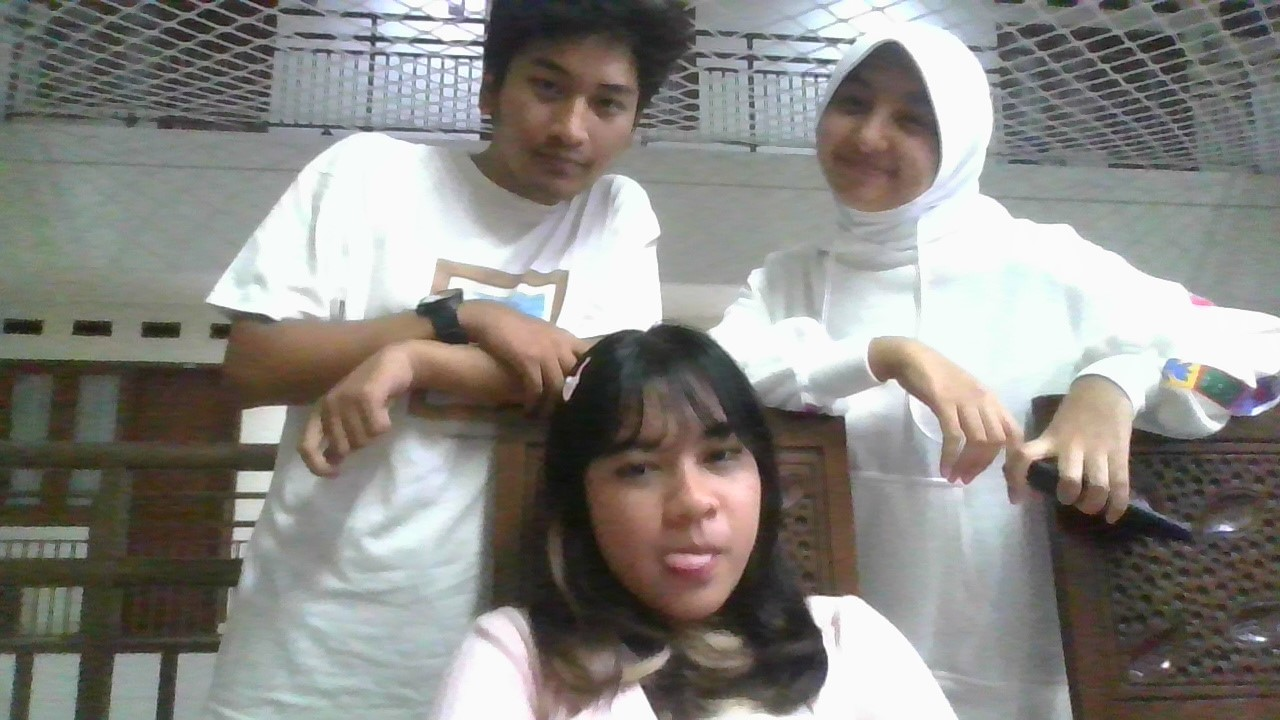
#> input picture image.jpg, 1280 x 720 px, found by its file name
$ python sementara.py
#> lines starting #> are read from the running program, lines starting #| are printed output that depends on the picture; long printed decimals are rounded
#> the answer given: ../../../image.jpg
import cv2
import numpy as np
from pathlib import Path
import matplotlib.pyplot as plt

def getImgPath(namaFile):
#> further down, img1 is the input picture: shape (720, 1280, 3); mean B, G, R 130.9, 135.2, 137.2
#> the answer given: ../../../image.jpg
    path = Path().absolute()
    pathFile = str(path) + "\\test\\" + namaFile
    return pathFile

def getHSV(img):
    imgnorm = img / 255.0
    b, g, r = imgnorm[:, :, 0], imgnorm[:, :, 1], imgnorm[:, :, 2]
    Cmin = np.minimum.reduce([r, g, b])
    Cmax = np.maximum.reduce([r, g, b])
    delta = Cmax - Cmin
    vVal = np.select(
        [
            (Cmax >= 0) & (Cmax < 0.2),
            (Cmax >= 0.2) & (Cmax < 0.7),
            (Cmax >= 0.7) & (Cmax <= 1)
        ],
        [0, 1, 2]
    )
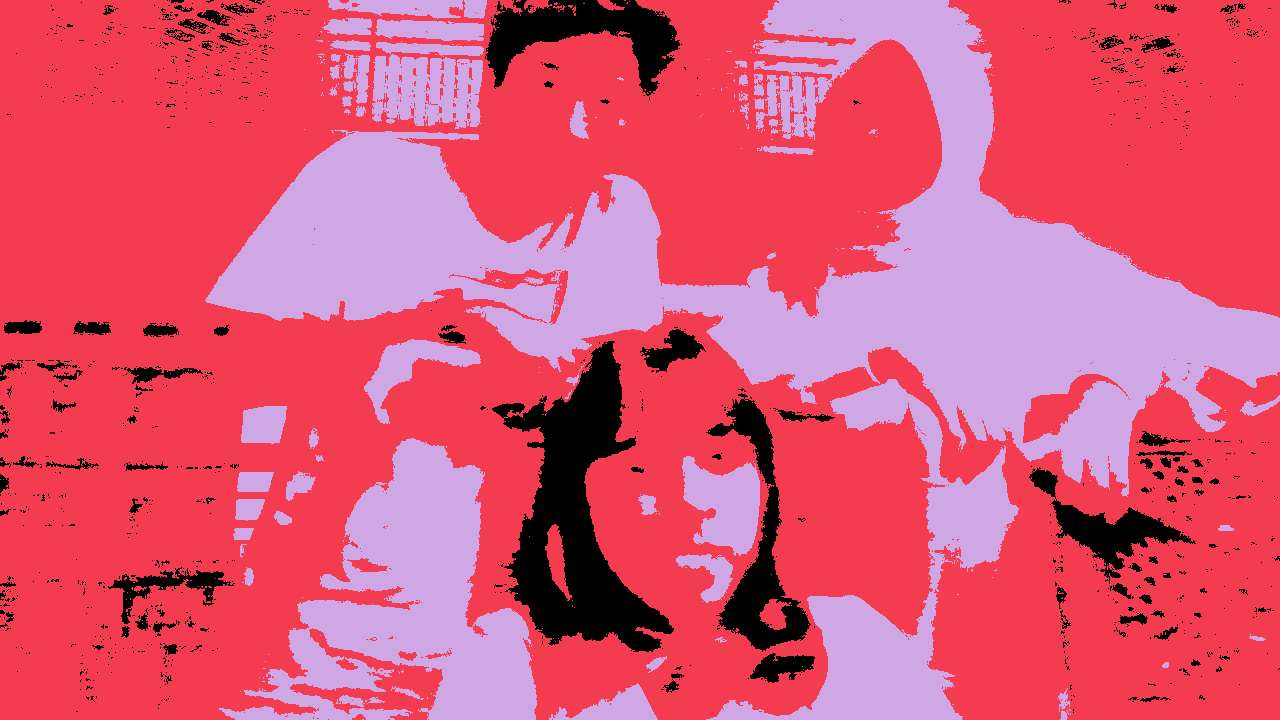
#> vVal: shape (720, 1280) int64; 3 distinct labels, from 0 to 2; one colour per label, 0 black
    sVal = np.zeros_like(delta)
    np.divide(delta, np.maximum(Cmax, 1e-10), out=sVal, where=Cmax != 0)
    sVal = np.select(
        [
            (sVal >= 0) & (sVal < 0.2),
            (sVal >= 0.2) & (sVal < 0.7),
            (sVal >= 0.7) & (sVal <= 1)
        ],
        [0, 1, 2]
    )
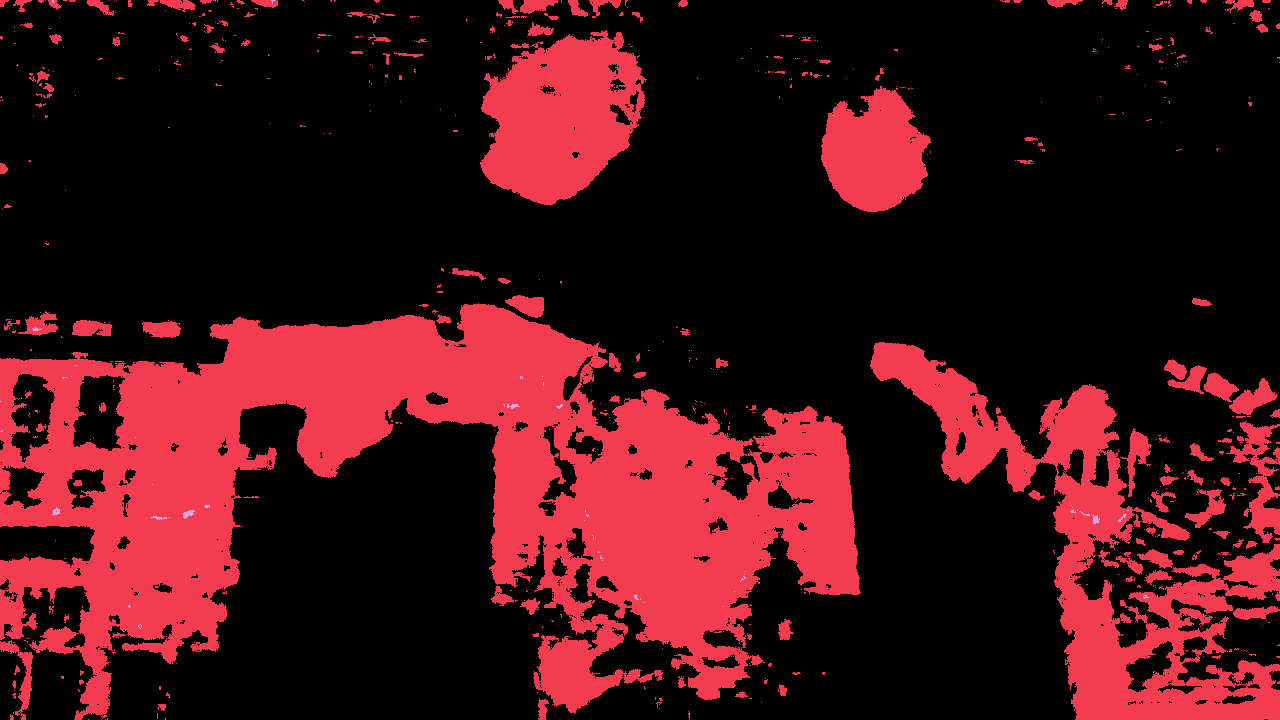
#> sVal: shape (720, 1280) int64; 3 distinct labels, from 0 to 2; one colour per label, 0 black
    hVal = np.zeros_like(delta)
    hVal = np.where(delta != 0,
        np.select(
            [Cmax == r, Cmax == g, Cmax == b],
            [
                60 * (((g - b) / np.maximum(delta, 1e-10))),
                60 * (((b - r) / np.maximum(delta, 1e-10)) + 2),
                60 * (((r - g) / np.maximum(delta, 1e-10)) + 4),
            ],
            default = 0
        ),
        0
    )
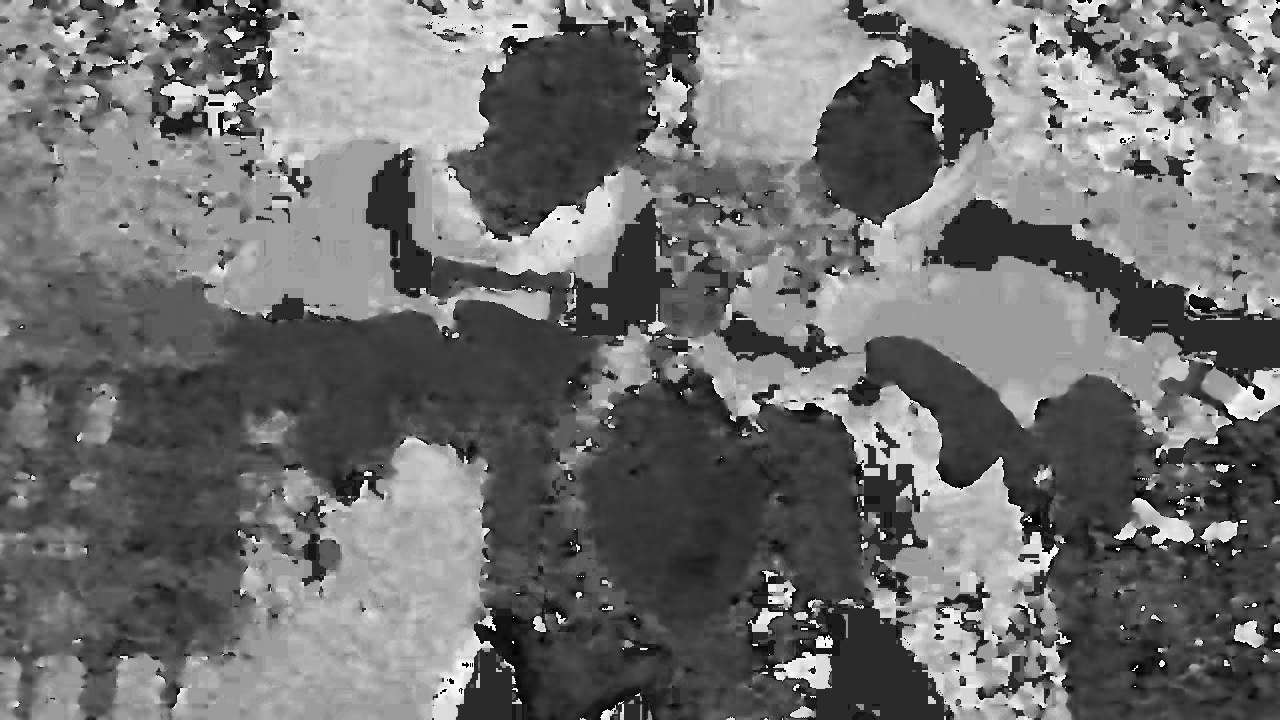
#> hVal: shape (720, 1280) float64; min -60, max 298.3, mean 98.1; drawn with min black and max white
    hVal = np.nan_to_num(hVal)
    hVal = np.round(hVal)
    hVal = np.select(
        [np.logical_or((hVal >= 316) & (hVal <= 360), (hVal == 0)),
         (hVal >= 1) & (hVal <= 25),
         (hVal >= 26) & (hVal <= 40),
         (hVal >= 41) & (hVal <= 120),
         (hVal >= 121) & (hVal <= 190),
         (hVal >= 191) & (hVal <= 270),
         (hVal >= 271) & (hVal <= 295),
         (hVal >= 296) & (hVal <= 315)],
        [0, 1, 2, 3, 4, 5, 6, 7]
    )
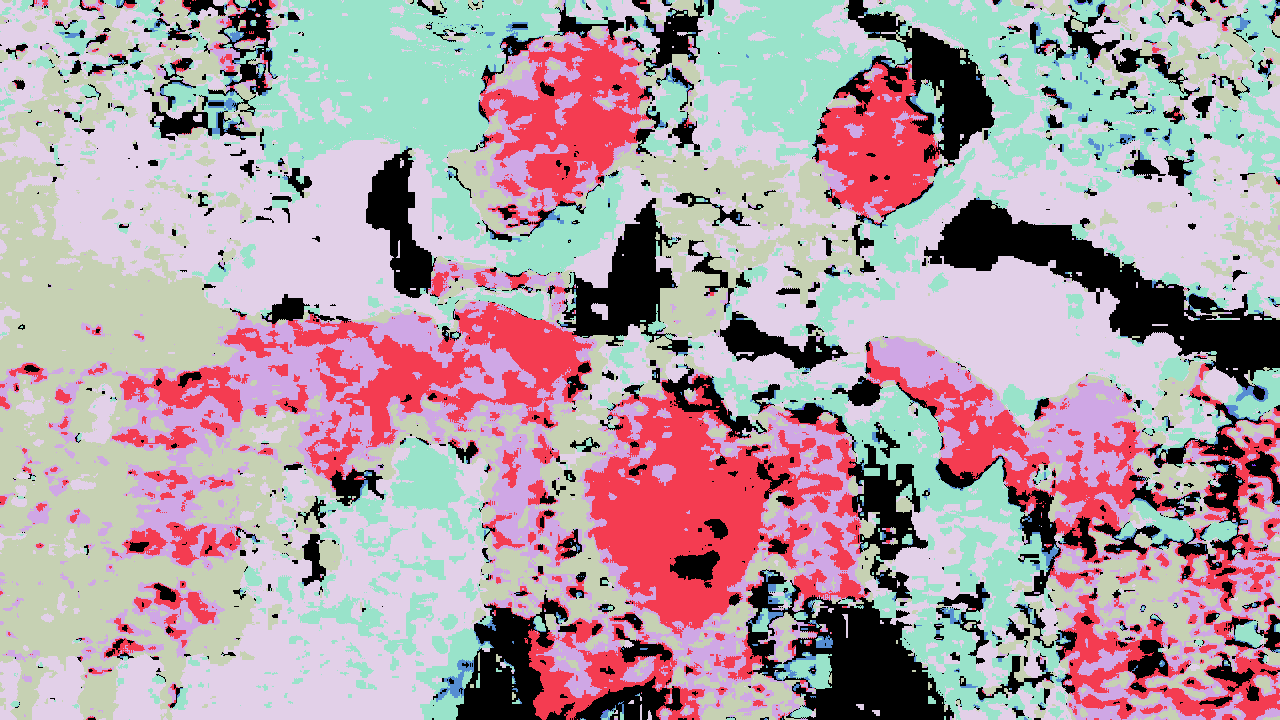
#> hVal: shape (720, 1280) int64; 8 distinct labels, from 0 to 7; one colour per label, 0 black
    return hVal, sVal, vVal

def dotProductVector(vector1, vector2):
    vector1 = np.array(vector1)
    vector2 = np.array(vector2)
    value = np.sum(vector1.astype(float) * vector2.astype(float))
    return value

def HSVHistogram(hVal, sVal, vVal):
    hVal_flat = hVal.flatten()
    sVal_flat = sVal.flatten()
    vVal_flat = vVal.flatten()

    # Jadiin 1 value, such as 711, 120 dst
    combined_values = hVal_flat * 100 + sVal_flat * 10 + vVal_flat
    custom_bins = [0, 1, 2, 10, 11, 12, 20, 21, 22, 100, 101, 102, 110, 111, 112, 120, 121, 122, 200, 201, 202, 210, 211, 212, 220, 221, 222, 300, 301, 302, 310, 311, 312, 320, 321, 322, 400, 401, 402, 410, 411, 412, 420, 421, 422, 500, 501, 502, 510, 511, 512, 520, 521, 522, 600, 601, 602, 610, 611, 612, 620, 621, 622, 700, 701, 702, 710, 711, 712, 720, 721, 722]
    frequency_dict = {key: 0 for key in custom_bins}

    for value in combined_values:
        frequency_dict[value] += 1
#> this loop made 921600 passes
#> value on passes 1 to 3: 411, 411, 311
#> after the loop, frequency_dict = 72 items

    frequency_vector = [frequency_dict[key] for key in custom_bins]
#> frequency_vector = 72 values, max 130540 at index 37, min 0 at index 6, mean 12800
    return frequency_vector

def vectorLength(vector):
    if isinstance(vector, list):
        vector = np.array(vector)
    value = np.sum(vector.astype(float)**2)
    return np.sqrt(value)

def cosineSimilarity(vector_img1, vector_img2):
    if(vectorLength(vector_img1) != 0 and vectorLength(vector_img2) != 0):
        return (dotProductVector(vector_img1, vector_img2)/(vectorLength(vector_img1)*vectorLength(vector_img2)))
    else :
        return 0

# [37 lines left out: functions cropImage, cropInto16Blocks, calculate16HSV, cosineSimilarity16Block, not called in this run]

file1 = input("Masukkan nama file 1 (lengkap dengan type file, e.g : Opan.png): \n")
img1 = cv2.imread(getImgPath(file1))
# img1c = cropInto16Blocks(cropImage(img1))
# hsv1 = calculate16HSV(img1c)
# print(len(hsv1))

file2 = input("Masukkan nama file 2 (lengkap dengan type file, e.g : Opan.png): \n")
img2 = cv2.imread(getImgPath(file2))
# img2c = cropInto16Blocks(cropImage(img2))
# hsv2 = calculate16HSV(img2)
h1, s1, v1 = getHSV(img1)
hsv1 = HSVHistogram(h1, s1, v1)
#> hsv1 has the same summary as frequency_vector in HSVHistogram
h2, s2, v2 = getHSV(img2)
hsv2 = HSVHistogram(h2, s2, v2)
#> the loop in HSVHistogram (call 2), `for value in combined_values:` made 921600 passes
#> hsv2 has the same summary as frequency_vector in HSVHistogram

print(len(hsv1))
#| 72
print(hsv1)
#> (printed output is left out)
print()
print(len(hsv2))
#| 72
print(hsv2)
#> (printed output is left out)
print()
print(cosineSimilarity(hsv1, hsv2) * 100)
#> in vectorLength, `vector = np.array(vector)`: vector has the same summary as frequency_vector in HSVHistogram
#> in vectorLength, `value = np.sum(vector.astype(float)**2)`: value = 6.76e+10
#> in dotProductVector, `vector1 = np.array(vector1)`: vector1 has the same summary as frequency_vector in HSVHistogram
#> in dotProductVector, `vector2 = np.array(vector2)`: vector2 has the same summary as frequency_vector in HSVHistogram
#| 100.000

# [12 lines of commented-out code are left out]
import numpy as np
from pathlib import Path
import matplotlib.pyplot as plt
import time

# [128 lines left out: functions getImgPath, getHSV, dotProductVector, HSVHistogram, vectorLength, cosineSimilarity and 4 more, not called in this run]


file1 = input("Masukkan nama file 1 (lengkap dengan type file, e.g : Opan.png): \n")
#> the answer given: ../../../image.jpg
# img1c = cropInto16Blocks(cropImage(img1))
# hsv1 = calculate16HSV(img1c)
# print(len(hsv1))

#> (the run stopped early here; a loop or call above may not have finished)
